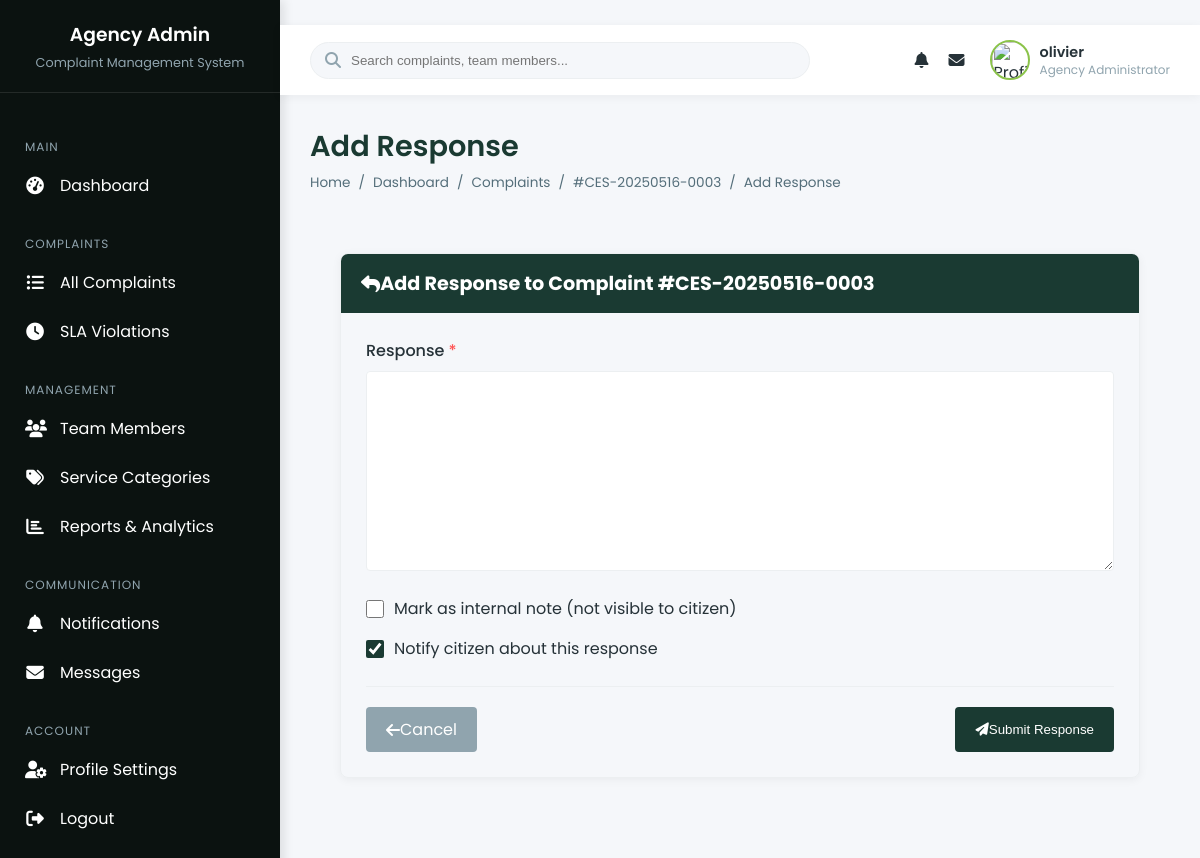
Page /complaints/CES-20250516-0003/response/ (signed in) on the committed database.
### citizen_management/models.py (models this page shows, shortened)
class User(AbstractUser):
    ROLE_CHOICES = [
        ('citizen', 'Citizen'),
        ('agent', 'Agency Agent'),
        ('agency_admin', 'Agency Administrator'),
        ('super_admin', 'System Administrator'),
    ]
    role = models.CharField(max_length=20, choices=ROLE_CHOICES, default='citizen')
    phone = models.CharField(max_length=20, blank=True)
    profile_picture = models.ImageField(upload_to='profiles/', blank=True)
    email_verified\
        = models.BooleanField(default=False)
    last_login_ip = models.GenericIPAddressField(blank=True, null=True)

class Complaint(models.Model):
    STATUS_CHOICES = [
        ('submitted', 'Submitted'),
        ('acknowledged', 'Acknowledged'),
        ('in_progress', 'In Progress'),
        ('resolved', 'Resolved'),
        ('rejected', 'Rejected'),
        ('reopened', 'Reopened'),
    ]
    PRIORITY_CHOICES = [
        ('low', 'Low'),
        ('medium', 'Medium'),
        ('high', 'High'),
        ('critical', 'Critical'),
    ]
    SOURCE_CHOICES = [
        ('web', 'Website'),
        ('mobile', 'Mobile App'),
        ('email', 'Email'),
        ('sms', 'SMS'),
        ('office', 'Field Office'),
    ]
    ticket_number = models.CharField(max_length=20, unique=True, editable=False)
    title = models.CharField(max_length=200)
    description = models.TextField()
    category = models.ForeignKey(
        ServiceCategory,
        on_delete=models.SET_NULL,
        null=True,
        related_name='complaints'
    )
    status = models.CharField(
        max_length=20,
        choices=STATUS_CHOICES,
        default='submitted'
    )
    priority = models.CharField(
        max_length=20,
        choices=PRIORITY_CHOICES,
        default='medium'
    )
    source = models.CharField(
        max_length=20,
        choices=SOURCE_CHOICES,
        default='web'
    )
    location_description = models.TextField(blank=True)
    latitude = models.DecimalField(
        max_digits=9,
        decimal_places=6,
        null=True,
        blank=True
    )
    longitude = models.DecimalField(
        max_digits=9,
        decimal_places=6,
        null=True,
        blank=True
    )
    citizen = models.ForeignKey(
        User,
        on_delete=models.SET_NULL,
        null=True,
        blank=True,
        related_name='complaints'
    )
    citizen_name = models.CharField(max_length=100, blank=True)
    citizen_email = models.EmailField(blank=True)
    citizen_phone = models.CharField(max_length=20, blank=True)
    is_anonymous = models.BooleanField(default=False)
    assigned_to = models.ForeignKey(
        User,
        on_delete=models.SET_NULL,
        null=True,
        blank=True,
        related_name='assigned_complaints'
    )
    assigned_agency = models.ForeignKey(
        GovernmentAgency,
        on_delete=models.SET_NULL,
        null=True,
        blank=True,
        related_name='assigned_complaints'
    )
    sla_deadline = models.DateTimeField(null=True, blank=True)
    created_at = models.DateTimeField(auto_now_add=True)
    updated_at = models.DateTimeField(auto_now=True)
    is_public = models.BooleanField(default=True)
    class Meta:
        ordering = ['-created_at']
        indexes = [
            models.Index(fields=['status']),
            models.Index(fields=['priority']),
            models.Index(fields=['category']),
            models.Index(fields=['assigned_agency']),
        ]

### citizen_management/views.py (the view, shortened to what this page needs)
# urls.py: path('complaints/<str:ticket_number>/response/', views.AddResponseView.as_view(), name='agency_add_response'),
class AddResponseView(LoginRequiredMixin, AgencyAdminRequiredMixin, CreateView):
    model = Response
    form_class = ResponseForm
    template_name = 'agency_admin/add_response.html'
    def dispatch(self, request, *args, **kwargs):
        self.complaint = get_object_or_404(
            Complaint,
            ticket_number=self.kwargs['ticket_number']
        )
        return super().dispatch(request, *args, **kwargs)
    def get_context_data(self, **kwargs):
        context = super().get_context_data(**kwargs)
        context['complaint'] = self.complaint
        return context

### templates/agency_admin/add_response.html (shortened to what this page needs)
﻿{% extends "agency_admin/base.html" %}
{% block page_title %}Add Response{% endblock %}
{% block breadcrumbs %}
<li><a href="{% url 'agency_admin_dashboard' %}">Dashboard</a></li>
<li><a href="{% url 'agency_complaint_list' %}">Complaints</a></li>
<li><a href="{% url 'agency_complaint_detail' ticket_number=complaint.ticket_number %}">#{{ complaint.ticket_number }}</a></li>
<li>Add Response</li>
{% endblock %}
{% block content %}
<div class="content-wrapper">
    <div class="card" style="max-width: 800px; margin: 0 auto; border: 1px solid var(--border-light); border-radius: 8px; overflow: hidden; box-shadow: 0 2px 10px rgba(0,0,0,0.05);">
        <div class="card-header" style="background-color: var(--primary-color); color: white; padding: 15px 20px;">
            <h3 style="margin: 0; font-size: 1.2rem; display: flex; align-items: center;">
                <i class="fas fa-reply mr-2"></i>
                Add Response to Complaint #{{ complaint.ticket_number }}
            </h3>
        </div>
        <div class="card-body" style="padding: 25px;">
            <form method="post" style="margin: 0;">
                <div style="margin-bottom: 25px;">
                    <label style="display: block; margin-bottom: 8px; font-weight: 500; color: var(--text-dark);">
                        Response <span style="color: var(--error-color);">*</span>
                    </label>
                    <textarea id="text" name="text" style="width: 100%; min-height: 200px; padding: 15px; border: 1px solid var(--border-light); border-radius: 4px; font-family: 'Poppins', sans-serif; font-size: 0.95rem; resize: vertical;">{{ form.text.value|default:'' }}</textarea>
                </div>
                <div style="margin-bottom: 25px; display: flex; flex-direction: column; gap: 15px;">
                    <label style="display: flex; align-items: center; cursor: pointer;">
                        <input type="checkbox" id="is_internal" name="is_internal" style="margin-right: 10px; width: 18px; height: 18px; accent-color: var(--primary-color);">
                        <span>Mark as internal note (not visible to citizen)</span>
                    </label>
                    {% if not complaint.is_anonymous %}
                    <label style="display: flex; align-items: center; cursor: pointer;">
                        <input type="checkbox" id="notify_citizen" name="notify_citizen" checked style="margin-right: 10px; width: 18px; height: 18px; accent-color: var(--primary-color);">
                        <span>Notify citizen about this response</span>
                    </label>
                    {% endif %}
                </div>
                <div style="display: flex; justify-content: space-between; border-top: 1px solid var(--border-light); padding-top: 20px;">
                    <a href="{% url 'agency_complaint_detail' ticket_number=complaint.ticket_number %}"
                       style="padding: 10px 20px; background-color: var(--text-light); color: white; border-radius: 4px; text-decoration: none; display: inline-flex; align-items: center;">
                        <i class="fas fa-arrow-left mr-2"></i> Cancel
                    </a>
                    <button type="submit"
                            style="padding: 10px 20px; background-color: var(--primary-color); color: white; border: none; border-radius: 4px; cursor: pointer; display: inline-flex; align-items: center;">
                        <i class="fas fa-paper-plane mr-2"></i> Submit Response
                    </button>
                </div>
            </form>
        </div>
    </div>
</div>
{% endblock %}

### templates/agency_admin/base.html (shortened to what this page needs)
﻿<!DOCTYPE html>
{% load static %}
<html lang="en">
<head>
    <link rel="stylesheet" href="https://cdnjs.cloudflare.com/ajax/libs/font-awesome/6.4.0/css/all.min.css">
</head>
<body>
    <div class="app-container">
        <aside class="sidebar">
            <div class="sidebar-header">
                <h3>{{ user.assigned_agency.name|default:"Agency" }} Admin</h3>
                <p>Complaint Management System</p>
            </div>
            <div class="sidebar-menu">
                <div class="menu-category">Main</div>
                <a href="{% url 'agency_admin_dashboard' %}" class="menu-item {% if request.resolver_match.url_name == 'agency_admin_dashboard' %}active{% endif %}">
                    <i class="fas fa-tachometer-alt"></i>
                    <span>Dashboard</span>
                </a>
                <div class="menu-category">Complaints</div>
                <a href="{% url 'agency_complaint_list' %}" class="menu-item {% if request.resolver_match.url_name == 'agency_complaint_list' %}active{% endif %}">
                    <i class="fas fa-list-ul"></i>
                    <span>All Complaints</span>
                </a>
                <a href="{% url 'agency_sla_violations' %}" class="menu-item {% if request.resolver_match.url_name == 'agency_sla_violations' %}active{% endif %}">
                    <i class="fas fa-clock"></i>
                    <span>SLA Violations</span>
                </a>
                <div class="menu-category">Management</div>
                <a href="{% url 'agency_team_members' %}" class="menu-item {% if request.resolver_match.url_name == 'agency_team_members' %}active{% endif %}">
                    <i class="fas fa-users"></i>
                    <span>Team Members</span>
                </a>
                <a href="{% url 'agency_service_categories' %}" class="menu-item {% if request.resolver_match.url_name == 'agency_service_categories' %}active{% endif %}">
                    <i class="fas fa-tags"></i>
                    <span>Service Categories</span>
                </a>
                <a href="{% url 'agency_reports' %}" class="menu-item {% if request.resolver_match.url_name == 'agency_reports' %}active{% endif %}">
                    <i class="fas fa-chart-bar"></i>
                    <span>Reports & Analytics</span>
                </a>
                <div class="menu-category">Communication</div>
                <a href="{% url 'agency_notifications' %}" class="menu-item {% if request.resolver_match.url_name == 'agency_notifications' %}active{% endif %}">
                    <i class="fas fa-bell"></i>
                    <span>Notifications</span>
                </a>
                <a href="{% url 'agency_messages' %}" class="menu-item {% if request.resolver_match.url_name == 'agency_messages' %}active{% endif %}">
                    <i class="fas fa-envelope"></i>
                    <span>Messages</span>
                </a>
                <div class="menu-category">Account</div>
                <a href="{% url 'agency_profile' %}" class="menu-item {% if request.resolver_match.url_name == 'agency_profile' %}active{% endif %}">
                    <i class="fas fa-user-cog"></i>
                    <span>Profile Settings</span>
                </a>
                <a href="{% url 'logout' %}" class="menu-item">
                    <i class="fas fa-sign-out-alt"></i>
                    <span>Logout</span>
                </a>
            </div>
        </aside>
        <div class="main-content">
            <nav class="top-nav">
                <div class="search-bar">
                    <i class="fas fa-search"></i>
                    <input type="text" placeholder="Search complaints, team members...">
                </div>
                <div class="nav-actions">
                    <div class="nav-item dropdown" id="notifications-dropdown">
                        <i class="fas fa-bell"></i>
                    </div>
                    <div class="nav-item dropdown" id="messages-dropdown">
                        <i class="fas fa-envelope"></i>
                    </div>
                    <div class="user-profile dropdown" id="profile-dropdown">
                        <img src="#" alt="Profile">
                        <div class="user-info">
                            <div class="user-name">{{ user.get_full_name|default:user.username }}</div>
                            <div class="user-role">{{ user.get_role_display }}</div>
                        </div>
                    </div>
                </div>
            </nav>
            <div class="content-wrapper">
                <div class="content-header">
                    <div class="content-title">
                        <h1>{% block page_title %}Dashboard{% endblock %}</h1>
                        <ul class="breadcrumb">
                            <li><a href="{% url 'agency_admin_dashboard' %}">Home</a></li>
                            {% block breadcrumbs %}{% endblock %}
                        </ul>
                    </div>
                </div>
                {% block content %}{% endblock %}
            </div>
        </div>
    </div>
</body>
</html>

### rows in the picture
User: get_full_name "olivier", role "Agency Administrator"
Complaint: ticket_number "CES-20250516-0003"

### other values in the picture
{{ user.assigned_agency.name|default:"Agency" }} "Agency"
